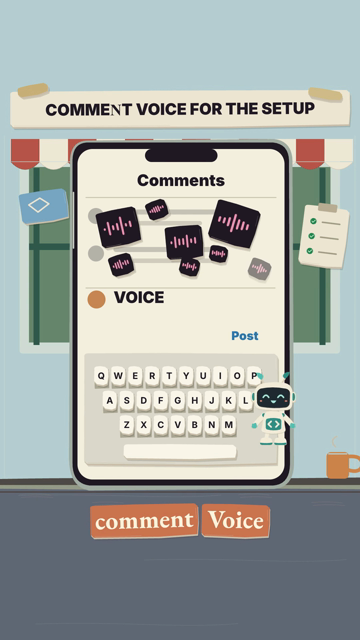
#> input picture videos/productions/voicestudio-art-performance-v3/review/final-export-final-native.png, 360 x 640 px, given in place of opening-v2-f45.png, which was not available
$ python build_comparisons.py
#> lines starting #> are read from the running program, lines starting #| are printed output that depends on the picture; pictures that were not available may be replaced by others from this repository, and a replacement may not be noted
"""Matching encoded frames and 1x clips. No source-frame substitution."""
from pathlib import Path
import subprocess,json
from PIL import Image,ImageDraw,ImageFont
p=Path(__file__).resolve().parents[1]
old=p.parent/'voicestudio-text-directed-film-fidelity-v2/renders/mobile.mp4'
new=p/'renders/mobile.mp4'
out=p/'renders/comparisons';out.mkdir(exist_ok=True)
font=ImageFont.truetype('/System/Library/Fonts/Supplemental/Arial.ttf',16)
def run(args):subprocess.run(['ffmpeg','-v','error','-y',*args],check=True)
stills=[('opening',45),('basement',316),('menu',505),('ending',983)]
for name,frame in stills:
 board=Image.new('RGB',(736,678),'#EEE5D3');d=ImageDraw.Draw(board)
#> after `board = Image.new('RGB', (736, 678), '#EEE5D3')`:
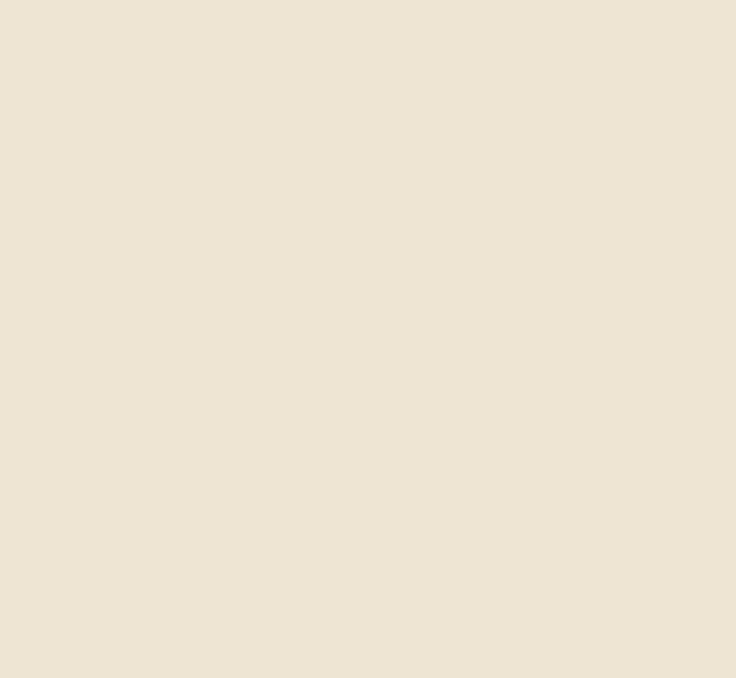
#> board: PIL image 736x678 RGB; mean R, G, B 238, 229, 211
 for i,(label,video) in enumerate([('v2',old),('v3',new)]):
  file=out/f'{name}-{label}-f{frame}.png'
  run(['-i',str(video),'-vf',f"select='eq(n,{frame})'",'-frames:v','1',str(file)])
  board.paste(Image.open(file),(8+368*i,30));d.text((8+368*i,8),f'{label} · frame {frame} · 360×640',font=font,fill='#211923')
#> after `board.paste(Image.open(file), (8 + 368 * i, 30))`:
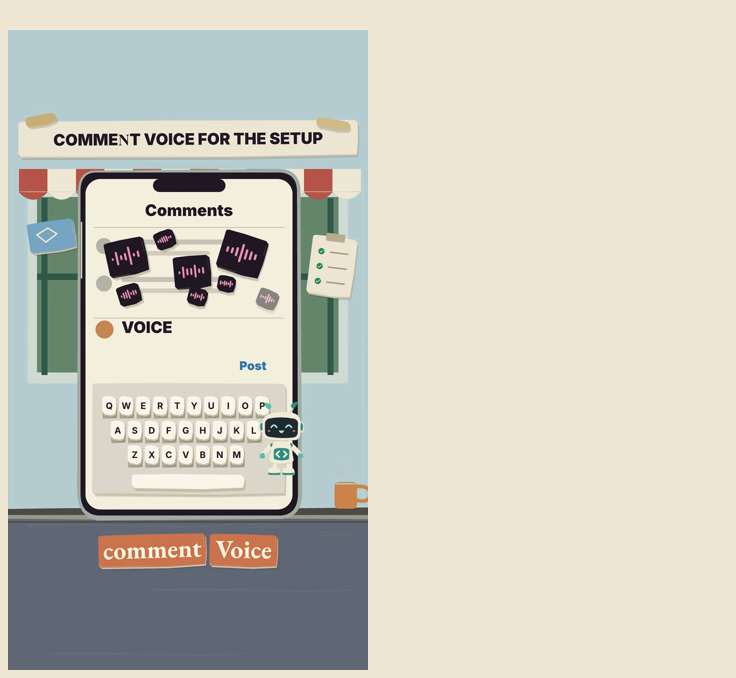
#> board: PIL image 736x678 RGB; mean R, G, B 204.4, 202.1, 190.6
 board.save(out/f'{name}-before-after.png')
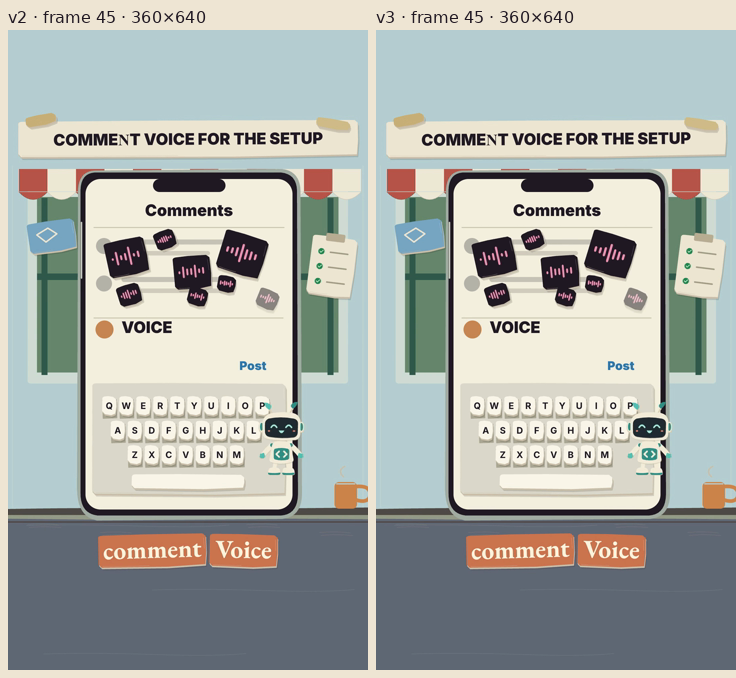
#> saved as opening-before-after.png: PIL image 736x678 RGB; mean R, G, B 170.3, 174.7, 169.8
#> pass 2 of the loop `for name,frame in stills:`:
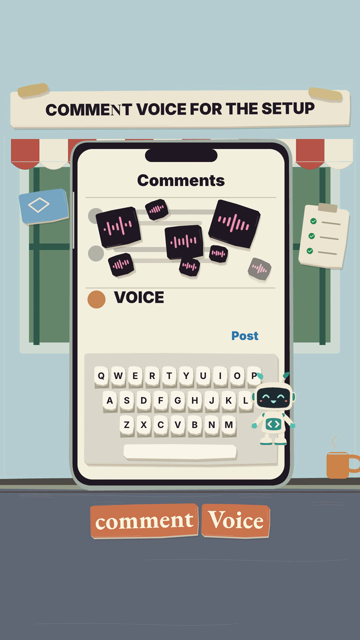
#> input picture videos/productions/voicestudio-art-performance-v3/review/final-full-final-native.png, 360 x 640 px, given in place of basement-v2-f316.png, which was not available
#> `board.paste(Image.open(file), (8 + 368 * i, 30))`:
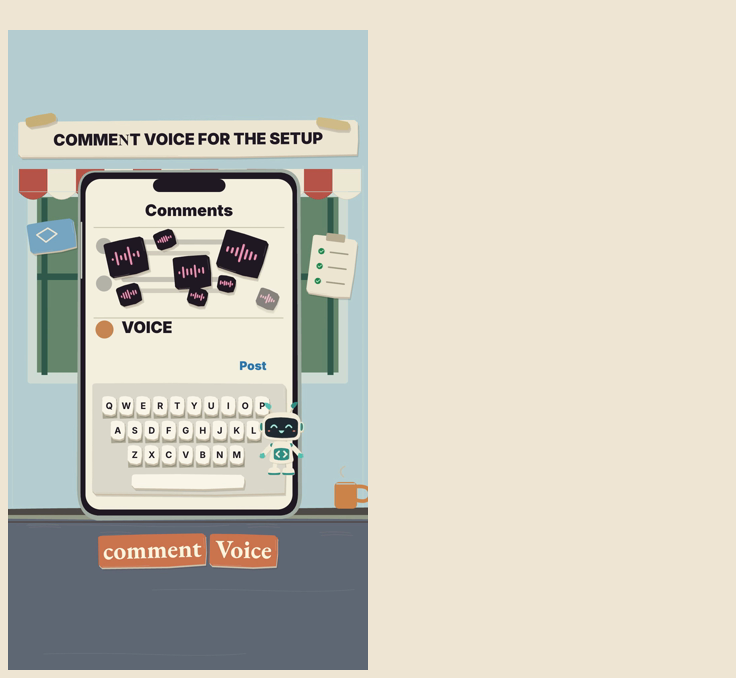
#> board: PIL image 736x678 RGB; mean R, G, B 204.4, 202.1, 190.6
#> (the run stopped early here; a loop or call above may not have finished)
